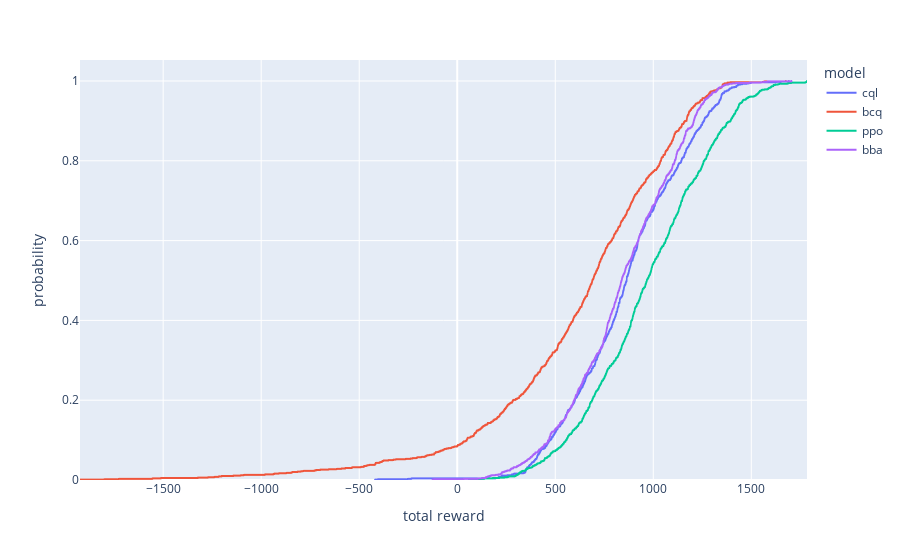

This figure's notebook cell:
### Code cell
fig = px.ecdf(summary_df, x="total reward", color="model")
fig.show()

### Figure 1 — Plotly figure (JSON) as saved in the notebook; plotly's stock layout.template omitted (floating-point values rounded to 4 significant figures; data arrays with more than 128 entries replaced by an {"elided": "..."} marker saying what was removed)
{"data": [{"hovertemplate": "model=cql<br>total reward=%{x}<br>probability=%{y}<extra></extra>", "legendgroup": "cql", "line": {"dash": "solid", "shape": "hv"}, "marker": {"color": "#636efa", "symbol": "circle"}, "mode": "lines", "name": "cql", "showlegend": true, "type": "scattergl", "x": {"elided": "1000 float values"}, "xaxis": "x", "y": {"elided": "1000 float values"}, "yaxis": "y"}, {"hovertemplate": "model=bcq<br>total reward=%{x}<br>probability=%{y}<extra></extra>", "legendgroup": "bcq", "line": {"dash": "solid", "shape": "hv"}, "marker": {"color": "#EF553B", "symbol": "circle"}, "mode": "lines", "name": "bcq", "showlegend": true, "type": "scattergl", "x": {"elided": "1000 float values"}, "xaxis": "x", "y": {"elided": "1000 float values"}, "yaxis": "y"}, {"hovertemplate": "model=ppo<br>total reward=%{x}<br>probability=%{y}<extra></extra>", "legendgroup": "ppo", "line": {"dash": "solid", "shape": "hv"}, "marker": {"color": "#00cc96", "symbol": "circle"}, "mode": "lines", "name": "ppo", "showlegend": true, "type": "scattergl", "x": {"elided": "1000 float values"}, "xaxis": "x", "y": {"elided": "1000 float values"}, "yaxis": "y"}, {"hovertemplate": "model=bba<br>total reward=%{x}<br>probability=%{y}<extra></extra>", "legendgroup": "bba", "line": {"dash": "solid", "shape": "hv"}, "marker": {"color": "#ab63fa", "symbol": "circle"}, "mode": "lines", "name": "bba", "showlegend": true, "type": "scattergl", "x": {"elided": "1000 float values"}, "xaxis": "x", "y": {"elided": "1000 float values"}, "yaxis": "y"}], "layout": {"legend": {"title": {"text": "model"}, "tracegroupgap": 0}, "margin": {"t": 60}, "xaxis": {"anchor": "y", "domain": [0, 1], "title": {"text": "total reward"}}, "yaxis": {"anchor": "x", "domain": [0, 1], "rangemode": "tozero", "title": {"text": "probability"}}}}
